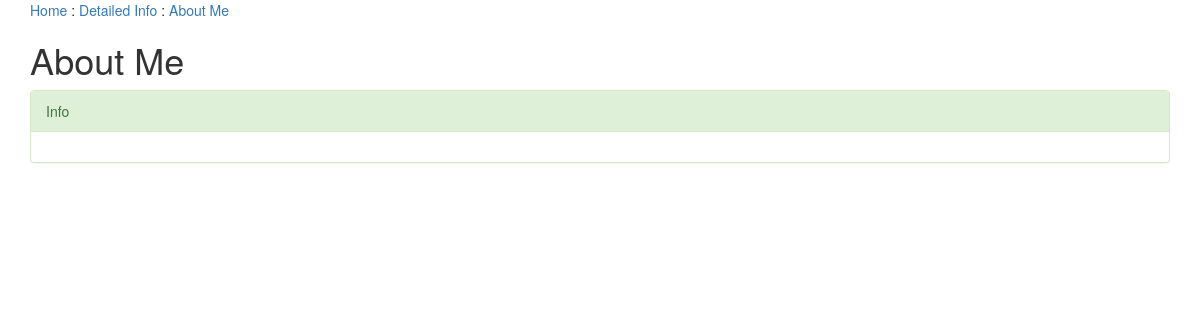
The app's page /aboutme/, older data.
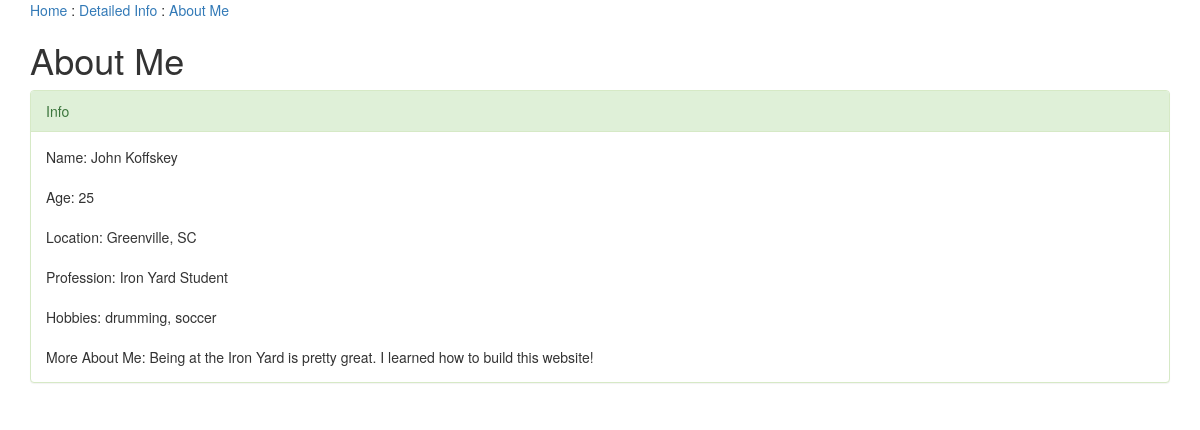
The same page, newer data.
### country_facts/models.py (models this page shows, shortened)
class AboutMe(models.Model):
    name = models.CharField(max_length=20)
    age = models.IntegerField()
    location = models.CharField(max_length=20)
    profession = models.CharField(max_length=20)
    hobbies = models.CharField(max_length=20)
    more_about_me = models.TextField()

### country_facts/views.py (the view)
# urls.py: url(r'^aboutme/$', views.about_me_view, name="about_me_view")
def about_me_view(request):
    about_me = AboutMe.objects.all()
    return render(request, 'about_me.html', {"about": about_me})

### templates/about_me.html (shortened to what this page needs)
{% extends "base.html" %}
{% block content %}
<!DOCTYPE html>
<html lang="en">
<head>
</head>
    <h1>About Me</h1>
<body>
<div class="panel panel-success">
  <div class="panel-heading">Info</div>
  <div class="panel-body">
    {% for details in about %}
      <div>Name: {{ details.name }}</div>
        <br>
      <div>Age: {{ details.age }}</div>
        <br>
      <div>Location: {{ details.location }}</div>
        <br>
      <div>Profession: {{ details.profession }}</div>
        <br>
      <div>Hobbies: {{ details.hobbies }}</div>
        <br>
      <div>More About Me: {{ details.more_about_me }}</div>
    {% endfor %}
  </div>
</div>
</body>
{% endblock %}

### templates/base.html (shortened to what this page needs)
<!DOCTYPE html>
<html lang="en">
<head>
    <link href="https://maxcdn.bootstrapcdn.com/bootstrap/3.3.6/css/bootstrap.min.css" rel="stylesheet">
</head>
<body>
    <div class="container">
        <a href="{% url 'home_view' %}">Home</a> :
        <a href="{% url 'detailed_info_view' %}">Detailed Info</a> :
        <a href="{% url 'about_me_view' %}">About Me</a>
        {% block content %}
        {% endblock %}
    </div>
</body>
</html>

Row changes from the older to the newer data that the page shows:
added AboutMe: name "John Koffskey", age "25", location "Greenville, SC", profession "Iron Yard Student", hobbies "drumming, soccer", more_about_me "Being at the Iron Yard is pretty great. I learned how to build this website!"
